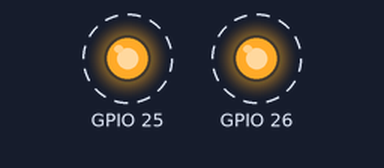
The sketch below on a simulated ESP32. Parts: output pins drawn as LEDs (lit = HIGH). Dashed ring = blinking. WiFi joins after 1.5 s; servers stay silent unless stated; what the sketch prints to the serial monitor is not drawn.

Above: at 0.12 s.
Timing chart, 0 to 3.0 s (numbered marks = the images above):
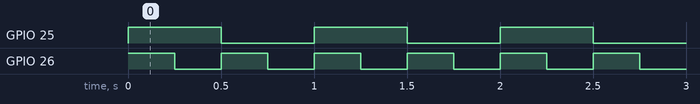

Measured:
- by itself, GPIO 25: alternates HIGH for 0.50 s and LOW for 0.50 s
- by itself, GPIO 26: alternates HIGH for 0.25 s and LOW for 0.25 s
- by itself, everything shown: repeats every 2.0 s, in 8 steps

The sketch:

7_multicore_leds_mutex.ino
```cpp
#include <WiFi.h>

const char ssid[] = "Redmi Note 10S";
const char pass[] = "11111111";

const char ip[] = "192.168.6.242";
const uint16_t port = 7000;

int state[] = {-1, -1};

// TASKS
TaskHandle_t task_l2, task_hi, task_l1;

// MUTEXES
SemaphoreHandle_t mtx1 = xSemaphoreCreateMutex();
SemaphoreHandle_t mtx2 = xSemaphoreCreateMutex();

void blink_led_1(void *params){
   while (true) {
      digitalWrite(26, HIGH);
      xSemaphoreTake(mtx1, portMAX_DELAY);
      state[0] = 1;
      xSemaphoreGive(mtx1);
      delay(250);
      digitalWrite(26, LOW);
      xSemaphoreTake(mtx1, portMAX_DELAY);
      state[0] = 0;
      xSemaphoreGive(mtx1);
      delay(250);
   }
}

void blink_led_2(void *params){
   while (true) {
      digitalWrite(25, HIGH);
      xSemaphoreTake(mtx2, portMAX_DELAY);
      state[1] = 1;
      xSemaphoreGive(mtx2);
      delay(500);
      digitalWrite(25, LOW);
      xSemaphoreTake(mtx2, portMAX_DELAY);
      state[1] = 0;
      xSemaphoreGive(mtx2);
      delay(500);
   }
}

void tcp_interaction(void *params){
   Serial.println("[WIFI_CONNECTION]");
   WiFi.mode(WIFI_STA);
   WiFi.begin(ssid, pass);
   if (WiFi.waitForConnectResult() != WL_CONNECTED) {
      Serial.println("[WIFI_FAIL]");
      delay(1000);
      ESP.restart();
   }
   Serial.printf("[WIFI_SUCCESS]");
   while (true) {
      WiFiClient client;
      Serial.printf("[SERVER_CONNECTION]: %s\n", ip);
      if (!client.connect(ip, port)){
         Serial.println("[SERVER_FAIL]");
         delay(2500);
         continue;
      }
      Serial.println("[SERVER_SUCCESS]");

      // SERVER INTERACTION
      while (client.connect(ip, port)) {
         xSemaphoreTake(mtx1, portMAX_DELAY);
         xSemaphoreTake(mtx2, portMAX_DELAY);
         client.printf("%d %d", state[0], state[1]);
         xSemaphoreGive(mtx1);
         xSemaphoreGive(mtx2);
         String ans = client.readStringUntil('\n');
         Serial.println(ans);
         delay(250);
      }
      client.stop();
      Serial.println("[SERVER_DISCONNECT]");
      delay(2500);
   }
}

void setup() {
   Serial.begin(115200);
   // PINS
   pinMode(26, OUTPUT);
   pinMode(25, OUTPUT);
   // TASKS
   xTaskCreatePinnedToCore(blink_led_1, "l1", 10000, NULL, 1, &task_l1, 0);
   xTaskCreatePinnedToCore(blink_led_2, "l2", 10000, NULL, 1, &task_l2, 0);
   xTaskCreatePinnedToCore(tcp_interaction, "ti", 10000, NULL, 1, &task_hi, 1);
}

void loop() {
   // DO NOT CODE HERE
   vTaskDelay(100);
}
```
